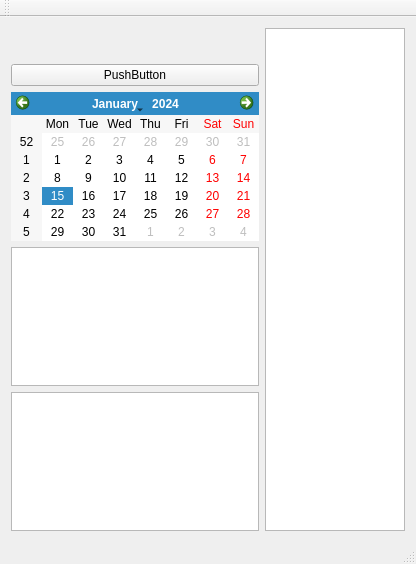
<?xml version="1.0" encoding="UTF-8"?>
<ui version="4.0">
 <class>testTableClass</class>
 <widget class="QMainWindow" name="testTableClass">
  <property name="geometry">
   <rect>
    <x>0</x>
    <y>0</y>
    <width>416</width>
    <height>564</height>
   </rect>
  </property>
  <property name="windowTitle">
   <string>testTable</string>
  </property>
  <widget class="QWidget" name="centralWidget">
   <layout class="QHBoxLayout" name="horizontalLayout_2">
    <item>
     <layout class="QHBoxLayout" name="horizontalLayout">
      <item>
       <layout class="QVBoxLayout" name="verticalLayout">
        <item>
         <widget class="QLabel" name="label">
          <property name="minimumSize">
           <size>
            <width>0</width>
            <height>30</height>
           </size>
          </property>
          <property name="text">
           <string/>
          </property>
         </widget>
        </item>
        <item>
         <widget class="QPushButton" name="pushButton">
          <property name="text">
           <string>PushButton</string>
          </property>
         </widget>
        </item>
        <item>
         <widget class="QCalendarWidget" name="calendarWidget"/>
        </item>
        <item>
         <widget class="lyTreeView" name="treeView_2"/>
        </item>
        <item>
         <widget class="lyTreeView" name="treeView"/>
        </item>
        <item>
         <spacer name="verticalSpacer">
          <property name="orientation">
           <enum>Qt::Vertical</enum>
          </property>
          <property name="sizeHint" stdset="0">
           <size>
            <width>20</width>
            <height>40</height>
           </size>
          </property>
         </spacer>
        </item>
       </layout>
      </item>
      <item>
       <widget class="QTableView" name="tableView"/>
      </item>
     </layout>
    </item>
   </layout>
  </widget>
  <widget class="QMenuBar" name="menuBar">
   <property name="geometry">
    <rect>
     <x>0</x>
     <y>0</y>
     <width>416</width>
     <height>26</height>
    </rect>
   </property>
  </widget>
  <widget class="QToolBar" name="mainToolBar">
   <attribute name="toolBarArea">
    <enum>TopToolBarArea</enum>
   </attribute>
   <attribute name="toolBarBreak">
    <bool>false</bool>
   </attribute>
  </widget>
  <widget class="QStatusBar" name="statusBar"/>
 </widget>
 <layoutdefault spacing="6" margin="11"/>
 <customwidgets>
  <customwidget>
   <class>lyTreeView</class>
   <extends>QTreeView</extends>
   <header>lytreeview.h</header>
  </customwidget>
 </customwidgets>
 <resources>
  <include location="testTable.qrc"/>
 </resources>
 <connections/>
</ui>
